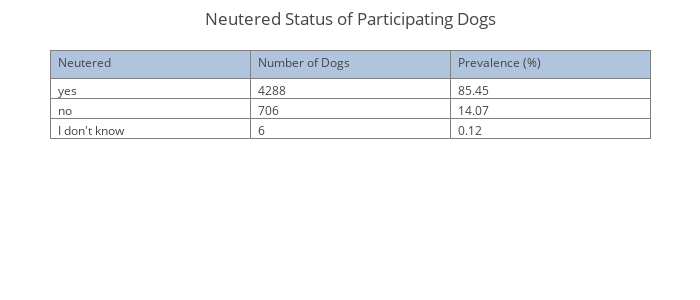

Write notebook code for a chart like this one.
### Markdown cell above
### Breakdown of Neutered Status

### Code cell
# Create the necessary dataframe.
fields = 'dog_spayed'
labels = ['neutered']
df = createDataFrame(DOG_TABLE, fields, labels, filtered=False)

df = df.replace('', np.nan, regex=True)
df = df.replace('0', 'no', regex=True)
df = df.replace('1', 'yes', regex=True)
df = df.replace('2', "I don't know", regex=True)

sums = df['neutered'].value_counts()
prevalence_cal = lambda x: (x / 5018) * 100
prevalences = sums.apply(prevalence_cal)

trace = go.Table(
    columnwidth = [100, 100, 100],
    header=dict(values=['Neutered', 'Number of Dogs', 'Prevalence (%)'],
                fill = dict(color='#B0C4DE'),
                align = ['left'] * 5),
    cells=dict(values=[sums.index.values, sums.values, prevalences.values],
               align = ['left'] * 5,
               format = [None, 'd', '.2f']))
data = [trace] 
layout = go.Layout(
    title='Neutered Status of Participating Dogs',
    width=700, height=300, margin=go.Margin(l=50, r=50, b=50, t=50, pad=4))
fig = dict(data=data, layout=layout)
py.iplot(fig)

### Figure 1 — Plotly figure (JSON) as saved in the notebook; plotly's stock layout.template omitted (floating-point values rounded to 4 significant figures)
{"data": [{"cells": {"align": ["left", "left", "left", "left", "left"], "format": [null, "d", ".2f"], "values": [["yes", "no", "I don't know"], [4288, 706, 6], [85.45, 14.07, 0.1196]]}, "columnwidth": [100, 100, 100], "header": {"align": ["left", "left", "left", "left", "left"], "fill": {"color": "#B0C4DE"}, "values": ["Neutered", "Number of Dogs", "Prevalence (%)"]}, "type": "table"}], "layout": {"height": 300, "margin": {"b": 50, "l": 50, "pad": 4, "r": 50, "t": 50}, "title": "Neutered Status of Participating Dogs", "width": 700}}
